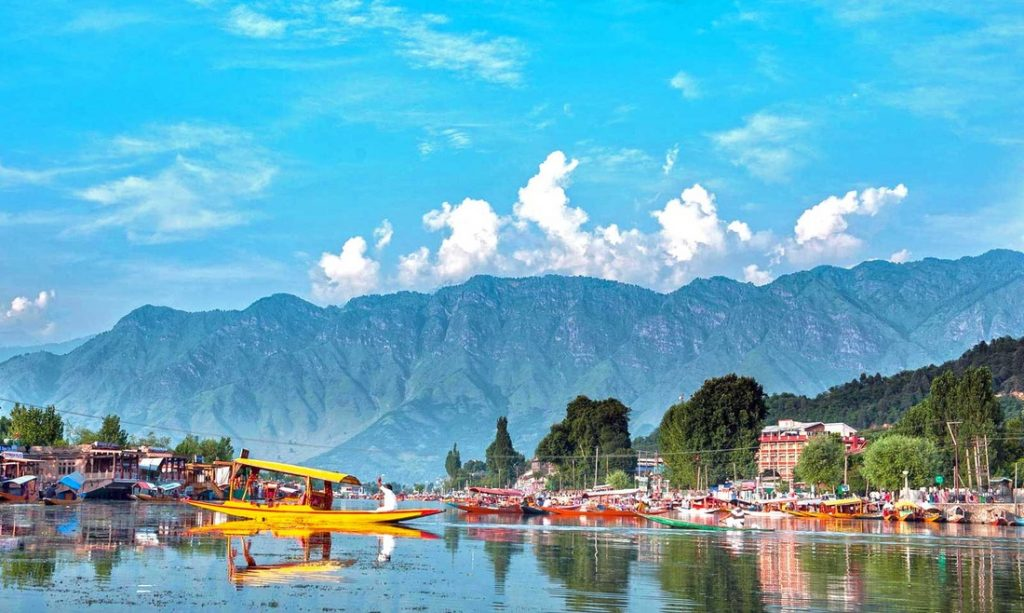
#> input picture image.jpg, 1024 x 613 px
$ python 014-Flip-Image.py
#> lines starting #> are read from the running program, lines starting #| are printed output that depends on the picture
import cv2

# Load the image
image = cv2.imread('image.jpg')
#> image is the input picture: shape (613, 1024, 3); mean B, G, R 191.3, 168.5, 100.9

# Check if the image was successfully loaded
if image is None:
    print("Error: Could not open or find the image.")
else:
    # Flip the image both horizontally and vertically
    flipped_image = cv2.flip(image, -1)  # -1 flips both horizontally and vertically
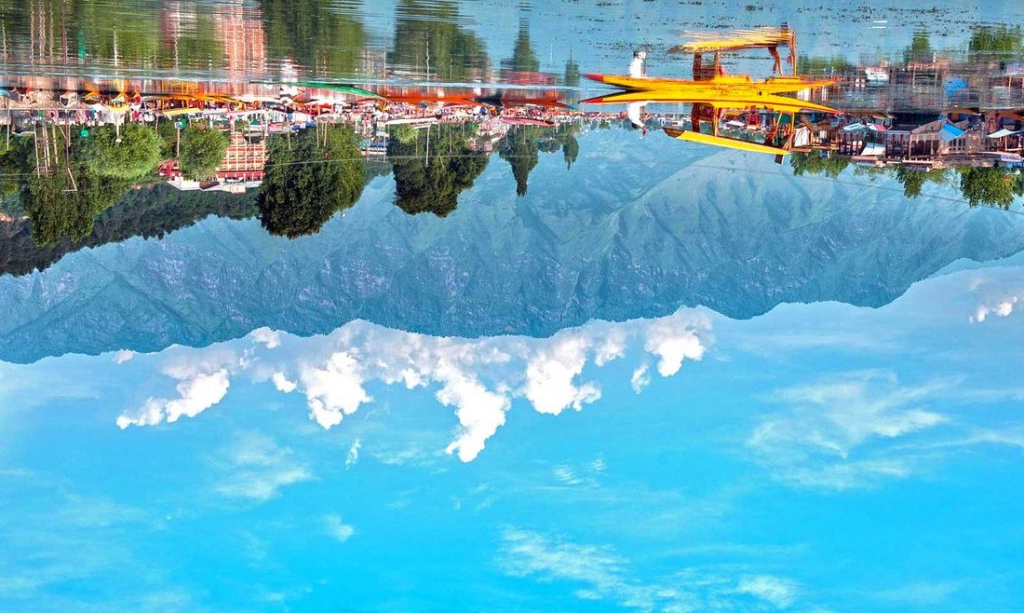
#> flipped_image: shape (613, 1024, 3); mean B, G, R 191.3, 168.5, 100.9

    # Display the original and flipped images
    cv2.imshow('Original Image', image)
    cv2.imshow('Flipped Image', flipped_image)

    # Wait for a key press indefinitely or for a specific time (e.g., 3000 milliseconds)
    cv2.waitKey(0)

    # Close all OpenCV windows
    cv2.destroyAllWindows()
